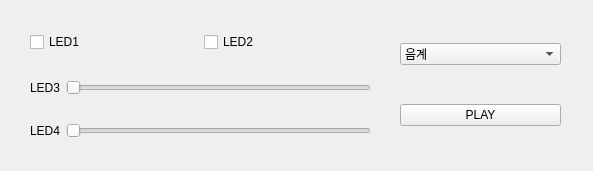
<?xml version="1.0" encoding="UTF-8"?>
<ui version="4.0">
 <class>widget</class>
 <widget class="QWidget" name="widget">
  <property name="geometry">
   <rect>
    <x>0</x>
    <y>0</y>
    <width>593</width>
    <height>171</height>
   </rect>
  </property>
  <property name="windowTitle">
   <string>widget</string>
  </property>
  <widget class="QWidget" name="layoutWidget">
   <property name="geometry">
    <rect>
     <x>30</x>
     <y>10</y>
     <width>341</width>
     <height>151</height>
    </rect>
   </property>
   <layout class="QVBoxLayout" name="verticalLayout">
    <item>
     <layout class="QHBoxLayout" name="horizontalLayout">
      <item>
       <widget class="QCheckBox" name="checkBox_LED1">
        <property name="text">
         <string>LED1</string>
        </property>
       </widget>
      </item>
      <item>
       <widget class="QCheckBox" name="checkBox_LED2">
        <property name="text">
         <string>LED2</string>
        </property>
       </widget>
      </item>
     </layout>
    </item>
    <item>
     <layout class="QHBoxLayout" name="horizontalLayout_2">
      <item>
       <widget class="QLabel" name="label_LED3">
        <property name="text">
         <string>LED3</string>
        </property>
       </widget>
      </item>
      <item>
       <widget class="QSlider" name="Slider_LED3">
        <property name="orientation">
         <enum>Qt::Horizontal</enum>
        </property>
       </widget>
      </item>
     </layout>
    </item>
    <item>
     <layout class="QHBoxLayout" name="horizontalLayout_3">
      <item>
       <widget class="QLabel" name="label_LED4">
        <property name="text">
         <string>LED4</string>
        </property>
       </widget>
      </item>
      <item>
       <widget class="QSlider" name="Slider_LED4">
        <property name="orientation">
         <enum>Qt::Horizontal</enum>
        </property>
       </widget>
      </item>
     </layout>
    </item>
   </layout>
  </widget>
  <widget class="QWidget" name="">
   <property name="geometry">
    <rect>
     <x>400</x>
     <y>10</y>
     <width>161</width>
     <height>151</height>
    </rect>
   </property>
   <layout class="QVBoxLayout" name="verticalLayout_2">
    <item>
     <widget class="QComboBox" name="comboBox_sel">
      <item>
       <property name="text">
        <string>음계</string>
       </property>
      </item>
      <item>
       <property name="text">
        <string>스타워즈</string>
       </property>
      </item>
     </widget>
    </item>
    <item>
     <widget class="QPushButton" name="pushButton_play">
      <property name="text">
       <string>PLAY</string>
      </property>
     </widget>
    </item>
   </layout>
  </widget>
 </widget>
 <resources/>
 <connections/>
</ui>
